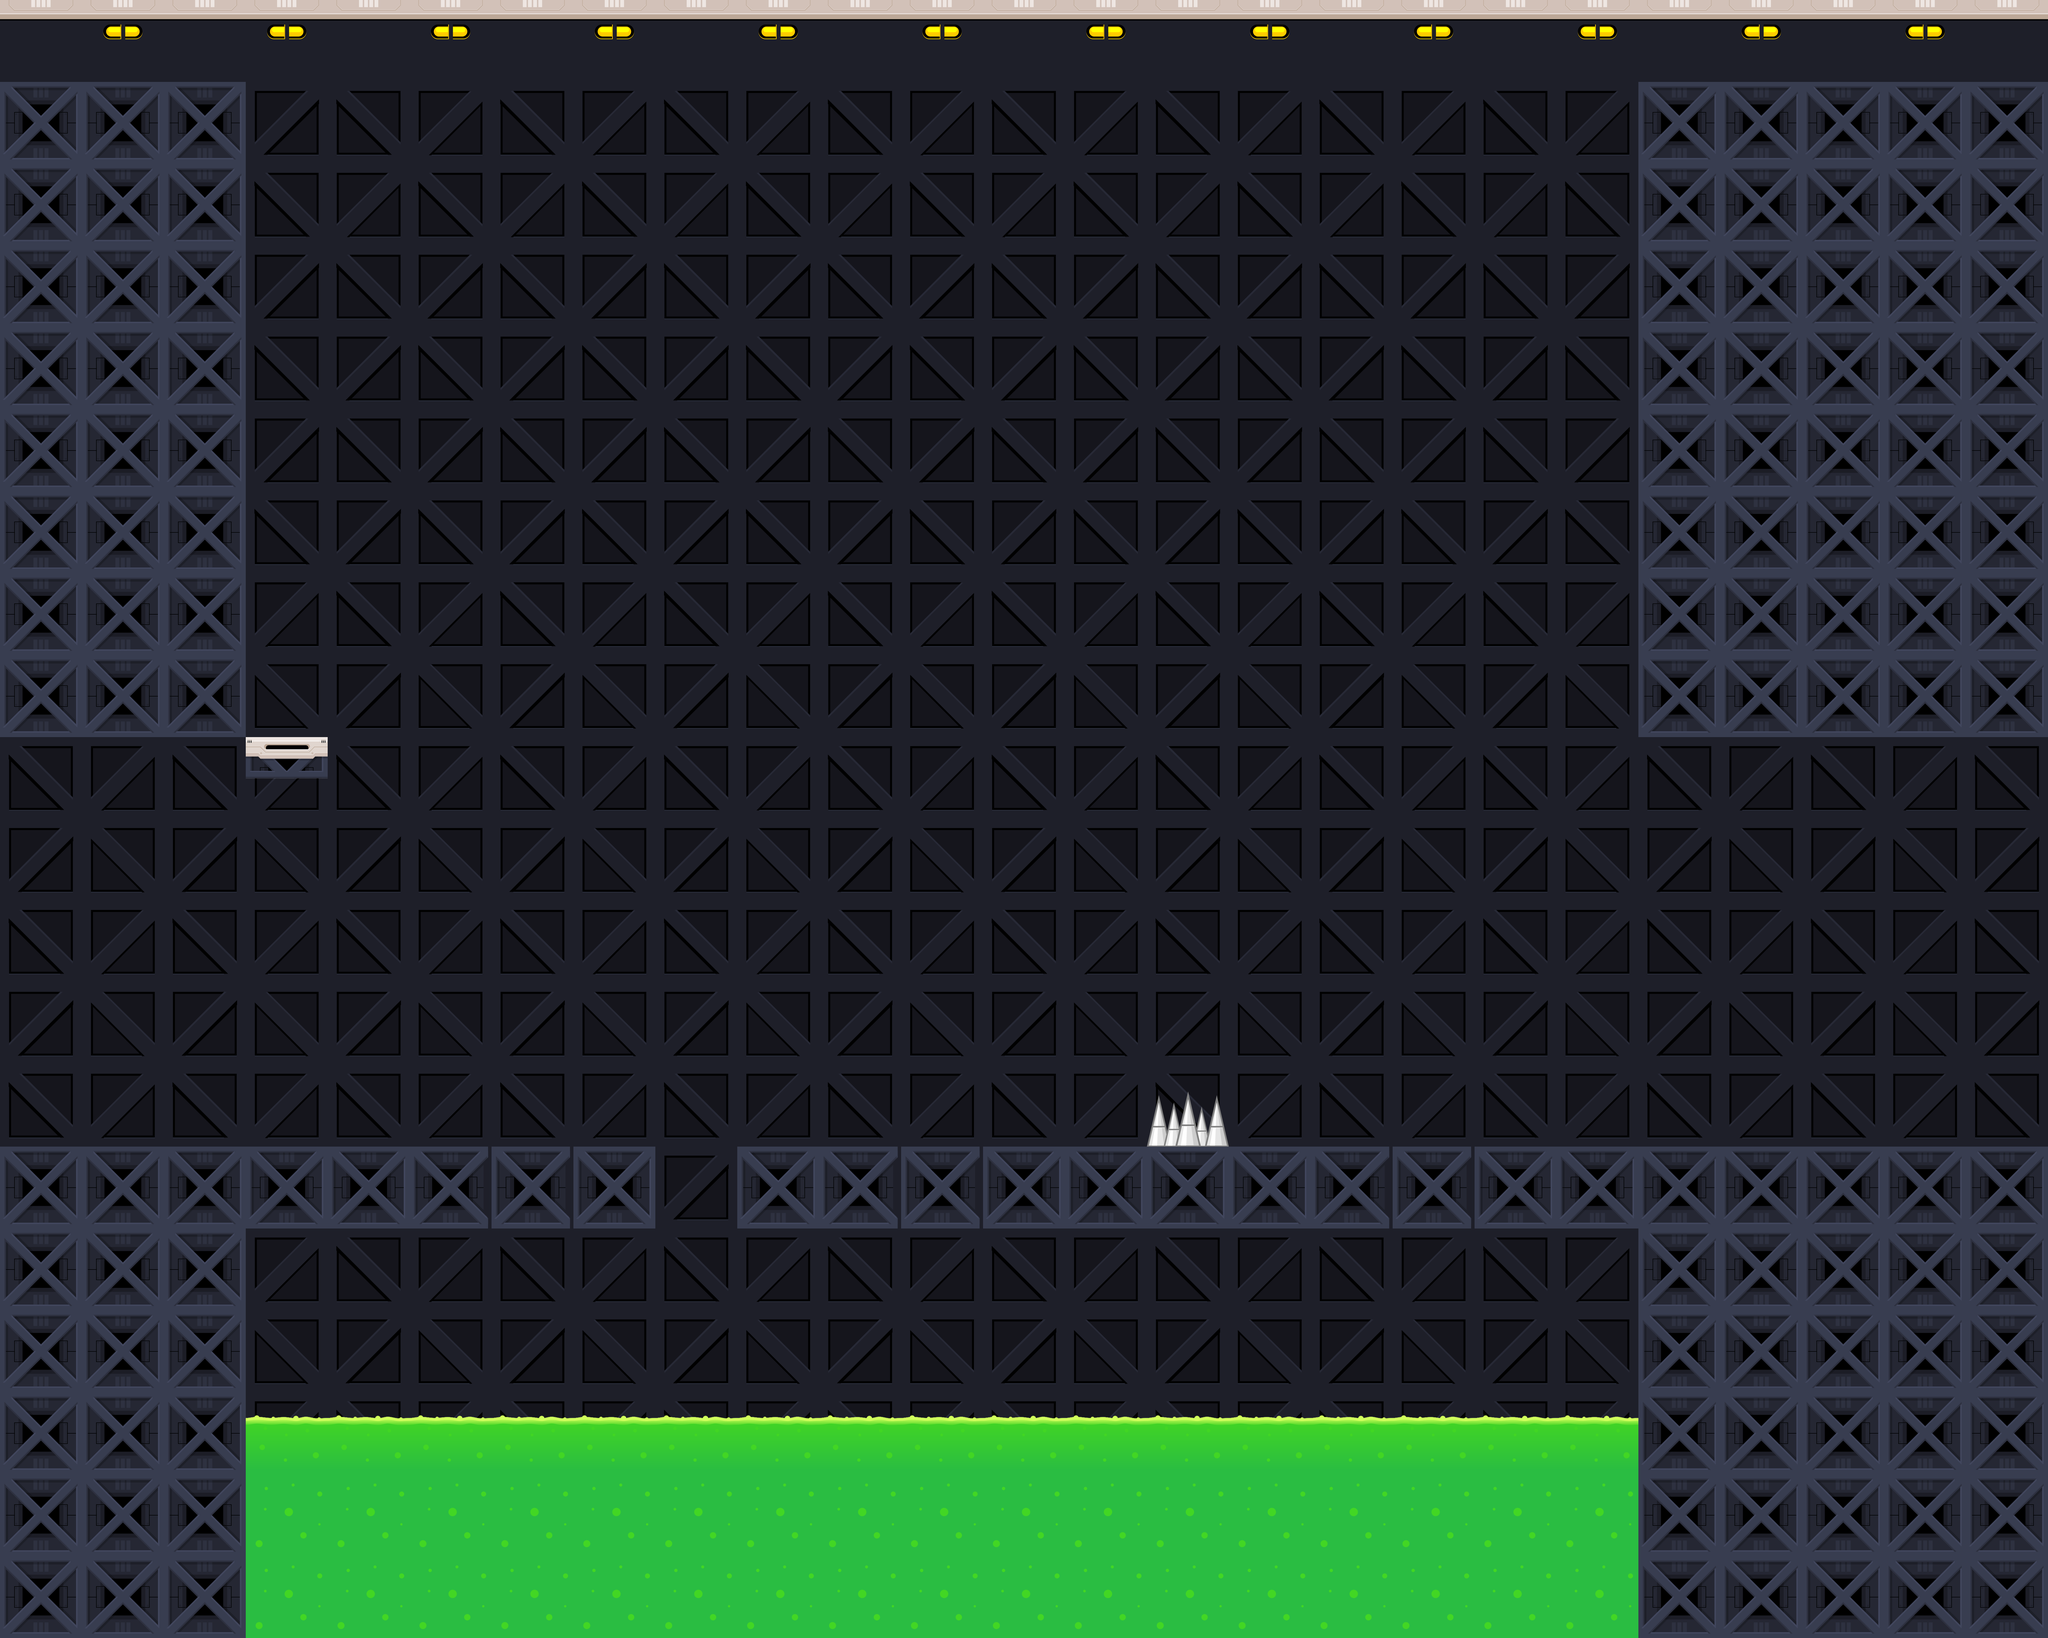

This game map was drawn from its Tiled (.tmx) file and the tilesets committed beside it. A one-line description and the full map source follow:
An orthogonal 25x20 tile map with 256x256 px tiles, 2 tile layers (BackGround, Level_Tiles), 3 tilesets and 4 objects (2x Door, Timer, Right-Gun).

<map version="1.10" tiledversion="1.10.2" orientation="orthogonal" renderorder="right-down" width="25" height="20" tilewidth="256" tileheight="256" infinite="0" nextlayerid="4" nextobjectid="32">
 <editorsettings>
  <export format="tmx" />
 </editorsettings>
 <tileset firstgid="1" name="Org_Tiles" tilewidth="256" tileheight="256" tilecount="30" columns="0">
  <grid orientation="orthogonal" width="1" height="1" />
  <tile id="5">
   <image width="256" height="256" source="Orginal_Set/Tiles/BGTile (4).png" />
  </tile>
  <tile id="7">
   <image width="256" height="256" source="Orginal_Set/Tiles/BGTile (6).png" />
  </tile>
  <tile id="4">
   <image width="256" height="256" source="Orginal_Set/Tiles/BGTile (3).png" />
  </tile>
  <tile id="6">
   <image width="256" height="256" source="Orginal_Set/Tiles/BGTile (5).png" />
  </tile>
  <tile id="1">
   <image width="256" height="256" source="Orginal_Set/Tiles/Acid (2).png" />
  </tile>
  <tile id="2">
   <image width="256" height="256" source="Orginal_Set/Tiles/BGTile (1).png" />
  </tile>
  <tile id="3">
   <image width="256" height="256" source="Orginal_Set/Tiles/BGTile (2).png" />
  </tile>
  <tile id="8">
   <image width="256" height="256" source="Orginal_Set/Tiles/BGTile (7).png" />
  </tile>
  <tile id="9">
   <image width="256" height="256" source="Orginal_Set/Tiles/Fence (1).png" />
  </tile>
  <tile id="10">
   <image width="256" height="256" source="Orginal_Set/Tiles/Fence (2).png" />
  </tile>
  <tile id="11">
   <image width="256" height="256" source="Orginal_Set/Tiles/Fence (3).png" />
  </tile>
  <tile id="13">
   <image width="256" height="256" source="Orginal_Set/Tiles/Tile (1).png" />
  </tile>
  <tile id="14">
   <image width="256" height="256" source="Orginal_Set/Tiles/Tile (2).png" />
  </tile>
  <tile id="15">
   <image width="256" height="256" source="Orginal_Set/Tiles/Tile (3).png" />
  </tile>
  <tile id="16">
   <image width="256" height="256" source="Orginal_Set/Tiles/Tile (4).png" />
  </tile>
  <tile id="17">
   <image width="256" height="256" source="Orginal_Set/Tiles/Tile (5).png" />
  </tile>
  <tile id="18">
   <image width="256" height="256" source="Orginal_Set/Tiles/Tile (6).png" />
  </tile>
  <tile id="19">
   <image width="256" height="256" source="Orginal_Set/Tiles/Tile (7).png" />
  </tile>
  <tile id="20">
   <image width="256" height="256" source="Orginal_Set/Tiles/Tile (8).png" />
  </tile>
  <tile id="21">
   <image width="256" height="256" source="Orginal_Set/Tiles/Tile (9).png" />
  </tile>
  <tile id="22">
   <image width="256" height="256" source="Orginal_Set/Tiles/Tile (10).png" />
  </tile>
  <tile id="23">
   <image width="256" height="256" source="Orginal_Set/Tiles/Tile (11).png" />
  </tile>
  <tile id="24">
   <image width="256" height="256" source="Orginal_Set/Tiles/Tile (12).png" />
  </tile>
  <tile id="25">
   <image width="256" height="256" source="Orginal_Set/Tiles/Tile (13).png" />
  </tile>
  <tile id="26">
   <image width="256" height="256" source="Orginal_Set/Tiles/Tile (14).png" />
  </tile>
  <tile id="27">
   <image width="256" height="256" source="Orginal_Set/Tiles/Tile (15).png" />
  </tile>
  <tile id="0">
   <image width="256" height="256" source="Orginal_Set/Tiles/Acid (1).png" />
  </tile>
  <tile id="33">
   <image width="256" height="256" source="Orginal_Set/Tiles/Spike.png" />
  </tile>
  <tile id="34">
   <image width="256" height="256" source="Orginal_Set/Tiles/Spike(R).png" />
  </tile>
  <tile id="35">
   <image width="256" height="256" source="Orginal_Set/Tiles/Spike(L).png" />
  </tile>
 </tileset>
 <tileset firstgid="37" source="Org_Objects.tsx" />
 <tileset firstgid="71" source="Org_Tiles.tsx" />
 <layer id="1" name="BackGround" width="25" height="20">
  <data encoding="csv">
4,3,4,3,4,3,4,3,4,3,4,3,4,3,4,3,4,3,4,3,4,3,4,3,4,
6,5,6,2147483654,6,8,6,8,6,8,6,8,6,8,6,8,6,8,6,8,6,8,6,8,6,
5,6,5,6,8,6,8,6,8,6,8,6,8,6,8,6,8,6,8,6,8,6,8,6,5,
6,2147483654,6,2147483654,6,2147483654,6,2147483654,6,2147483654,6,2147483654,6,2147483654,6,2147483654,6,2147483654,6,2147483654,6,2147483654,6,2147483654,6,
5,2147483653,5,2147483653,5,2147483653,5,2147483653,5,2147483653,5,2147483653,5,2147483653,5,2147483653,5,2147483653,5,2147483653,5,2147483653,5,2147483653,5,
6,2147483654,6,2147483654,6,2147483654,6,2147483654,6,2147483654,6,2147483654,6,2147483654,6,2147483654,6,2147483654,6,2147483654,6,2147483654,6,2147483654,6,
5,2147483653,5,2147483653,5,2147483653,5,2147483653,5,2147483653,5,2147483653,5,2147483653,5,2147483653,5,2147483653,5,2147483653,5,2147483653,5,2147483653,5,
6,8,6,8,6,8,6,8,6,8,6,8,6,8,6,8,6,8,6,8,6,8,6,8,6,
5,7,5,7,5,7,5,7,5,7,5,7,5,7,5,7,5,7,5,7,5,7,5,7,5,
6,8,6,8,6,8,6,8,6,8,6,8,6,8,6,8,6,8,6,8,6,8,6,8,6,
5,7,5,7,5,7,5,7,5,7,5,7,5,7,5,7,5,7,5,7,5,7,5,7,5,
6,8,6,8,6,8,6,8,6,8,6,8,6,8,6,8,6,8,6,8,6,8,6,8,6,
5,7,5,7,5,7,5,7,5,7,5,7,5,7,5,7,5,7,5,7,5,7,5,7,5,
6,8,6,8,6,8,6,8,6,8,6,8,6,8,6,8,6,8,6,8,6,8,6,8,6,
5,7,5,7,5,7,5,7,5,7,5,7,5,7,5,7,5,7,5,7,5,7,5,7,5,
6,8,6,8,6,8,6,8,6,8,6,8,6,8,6,8,6,8,6,8,6,8,6,8,6,
5,7,5,7,5,7,5,7,5,7,5,7,5,7,5,7,5,7,5,7,5,7,5,7,5,
6,8,6,8,6,8,6,8,6,8,6,8,6,8,6,8,6,8,6,8,6,8,6,8,6,
5,7,5,7,5,7,5,7,5,7,5,7,5,7,76,76,76,76,5,7,5,7,5,7,5,
6,8,6,8,6,8,6,8,6,8,6,8,6,8,6,8,6,8,6,8,6,8,6,8,6
</data>
 </layer>
 <layer id="2" name="Level_Tiles" width="25" height="20">
  <data encoding="csv">
0,0,0,0,0,0,0,0,0,0,0,0,0,0,0,0,0,0,0,0,0,0,0,0,0,
88,88,88,0,0,0,0,0,0,0,0,0,0,0,0,0,0,0,0,0,88,88,88,88,88,
88,88,88,0,0,0,0,0,0,0,0,0,0,0,0,0,0,0,0,0,88,88,88,88,88,
88,88,88,0,0,0,0,0,0,0,0,0,0,0,0,0,0,0,0,0,88,88,88,88,88,
88,88,88,0,0,0,0,0,0,0,0,0,0,0,0,0,0,0,0,0,88,88,88,88,88,
88,88,88,0,0,0,0,0,0,0,0,0,0,0,0,0,0,0,0,0,88,88,88,88,88,
88,88,88,0,0,0,0,0,0,0,0,0,0,0,0,0,0,0,0,0,88,88,88,88,88,
88,88,88,0,0,0,0,0,0,0,0,0,0,0,0,0,0,0,0,0,88,88,88,88,88,
88,88,88,0,0,0,0,0,0,0,0,0,0,0,0,0,0,0,0,0,88,88,88,88,88,
0,0,0,96,0,0,0,0,0,0,0,0,0,0,0,0,0,0,0,0,0,0,0,0,0,
0,0,0,0,0,0,0,0,0,0,0,0,0,0,0,0,0,0,0,0,0,0,0,0,0,
0,0,0,0,0,0,0,0,0,0,0,0,0,0,0,0,0,0,0,0,0,0,0,0,0,
0,0,0,0,0,0,0,0,0,0,0,0,0,0,0,0,0,0,0,0,0,0,0,0,0,
0,0,0,0,0,0,0,0,0,0,0,0,0,0,104,0,0,0,0,0,0,0,0,0,0,
88,88,88,88,88,89,89,88,0,88,89,89,88,88,88,88,89,89,88,88,18,18,18,88,88,
88,88,88,0,0,0,0,0,0,0,0,0,0,0,0,0,0,0,0,0,18,18,18,18,18,
88,88,88,0,0,0,0,0,0,0,0,0,0,0,0,0,0,0,0,0,18,18,18,18,18,
18,18,18,71,71,71,71,71,71,71,71,71,71,71,71,71,71,71,71,71,18,18,18,18,18,
18,18,18,72,72,72,72,72,72,72,72,72,72,72,72,72,72,72,72,72,18,18,18,18,18,
18,18,18,72,72,72,72,72,72,72,72,72,72,72,72,72,72,72,72,72,18,18,18,18,18
</data>
 </layer>
 <objectgroup id="3" name="Level_Objects">
  <object id="2" name="Start_Door" type="Door" gid="37" x="22.6666" y="3542.67" width="704" height="1064" />
  <object id="6" name="Finish_Door" type="Door" gid="39" x="5622.67" y="3557.33" width="721" height="1088" />
  <object id="21" name="Timer" gid="41" x="5338.67" y="3523.67" width="328" height="657" />
  <object id="30" name="Right-Gun" gid="68" x="4821.33" y="1782.33" width="304" height="138" />
 </objectgroup>
</map>
